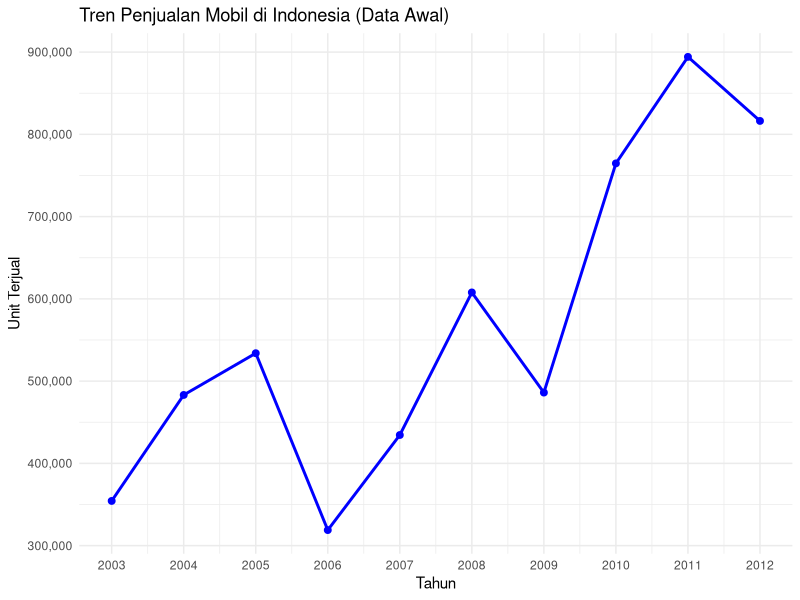
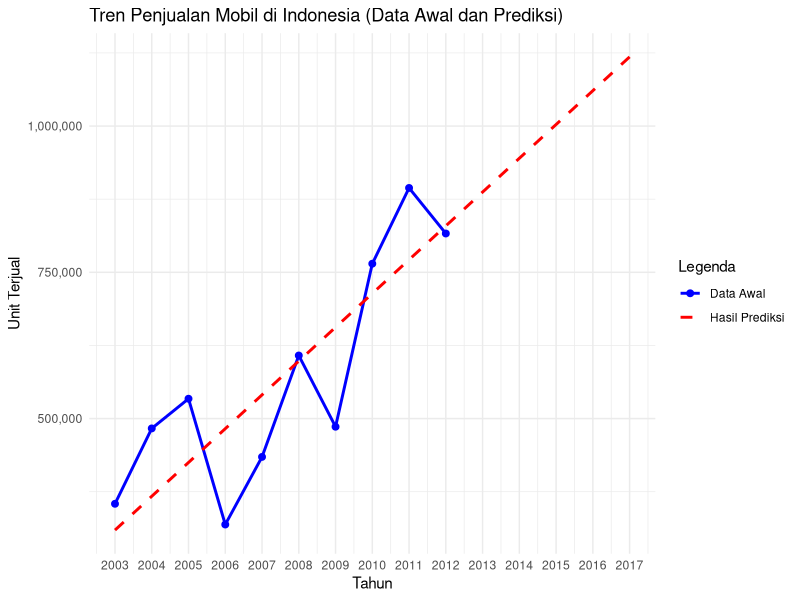

The R script that drew these images, in order:
# Memuat library untuk visualisasi
library(ggplot2)

# 1. Memasukkan dan memuat data
# Data penjualan mobil
year <- c(2003, 2004, 2005, 2006, 2007, 2008, 2009, 2010, 2011, 2012)
units <- c(354331, 483170, 533922, 318904, 434473, 607805, 486061, 764709, 894180, 816322)

# Membuat data frame
car_sales_data <- data.frame(
  Year = year,
  Units = units
)

# Menampilkan data
print(car_sales_data)



# 2. Visualisasi data penjualan awal
ggplot(car_sales_data, aes(x = Year, y = Units)) +
  geom_line(color = "blue", size = 1) +
  geom_point(color = "blue", size = 2) +
  labs(
    title = "Tren Penjualan Mobil di Indonesia (Data Awal)",
    x = "Tahun",
    y = "Unit Terjual"
  ) +
  scale_x_continuous(breaks = seq(2003, 2012, by = 1)) +  # Menampilkan semua tahun
  scale_y_continuous(labels = scales::comma) +            # Format angka dengan koma
  theme_minimal()



# 3. Metode Semi Average
# Membagi data menjadi dua periode
first_period <- car_sales_data[1:5, ]
second_period <- car_sales_data[6:10, ]

# Menghitung rata-rata penjualan tiap periode
avg_first <- mean(first_period$Units)
avg_second <- mean(second_period$Units)

# Tahun tengah untuk masing-masing periode
mid_first <- mean(first_period$Year)
mid_second <- mean(second_period$Year)

# Menentukan slope dan intercept regresi
slope <- (avg_second - avg_first) / (mid_second - mid_first)
intercept <- avg_first - slope * mid_first

# Fungsi prediksi berdasarkan metode semi average
predict_semi_average <- function(year) {
  intercept + slope * year
}

# Menambahkan prediksi ke data asli
car_sales_data$Predicted_Units <- predict_semi_average(car_sales_data$Year)

# Prediksi 5 tahun ke depan
future_years <- data.frame(Year = 2013:2017)
future_years$Predicted_Units <- predict_semi_average(future_years$Year)

# Menampilkan hasil prediksi
print(future_years)




# 4. Visualisasi Data Awal dan Prediksi
# Menggabungkan data awal dan data prediksi
combined_data <- rbind(
  car_sales_data[, c("Year", "Units", "Predicted_Units")],
  data.frame(Year = future_years$Year, Units = NA, Predicted_Units = future_years$Predicted_Units)
)

# Visualisasi gabungan data awal dan hasil prediksi
ggplot(combined_data, aes(x = Year)) +
  geom_line(aes(y = Units, color = "Data Awal"), size = 1) +
  geom_line(aes(y = Predicted_Units, color = "Hasil Prediksi"), size = 1, linetype = "dashed") +
  geom_point(aes(y = Units, color = "Data Awal"), size = 2) +
  labs(
    title = "Tren Penjualan Mobil di Indonesia (Data Awal dan Prediksi)",
    x = "Tahun",
    y = "Unit Terjual",
    color = "Legenda"
  ) +
  scale_x_continuous(breaks = seq(2003, 2017, by = 1)) +  # Menampilkan semua tahun
  scale_y_continuous(labels = scales::comma) +            # Format angka dengan koma
  scale_color_manual(values = c("Data Awal" = "blue", "Hasil Prediksi" = "red")) +
  theme_minimal()
